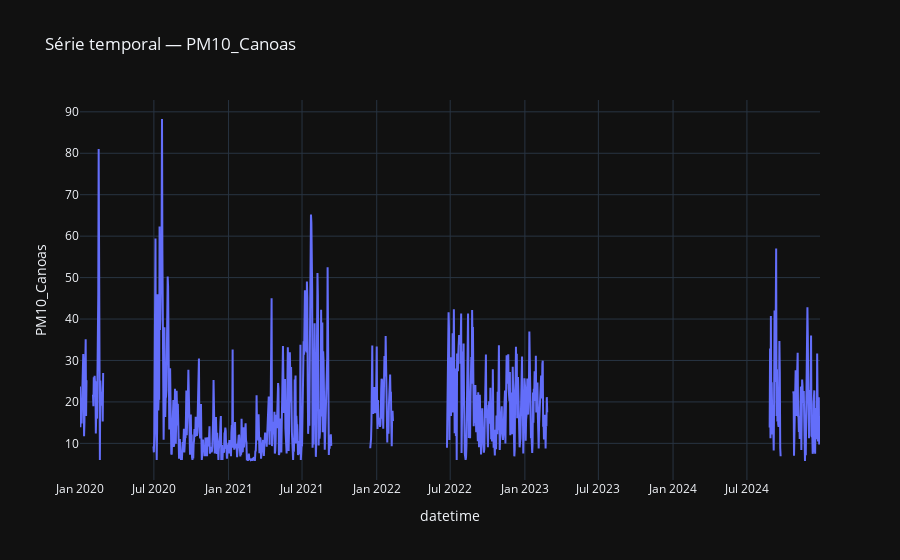
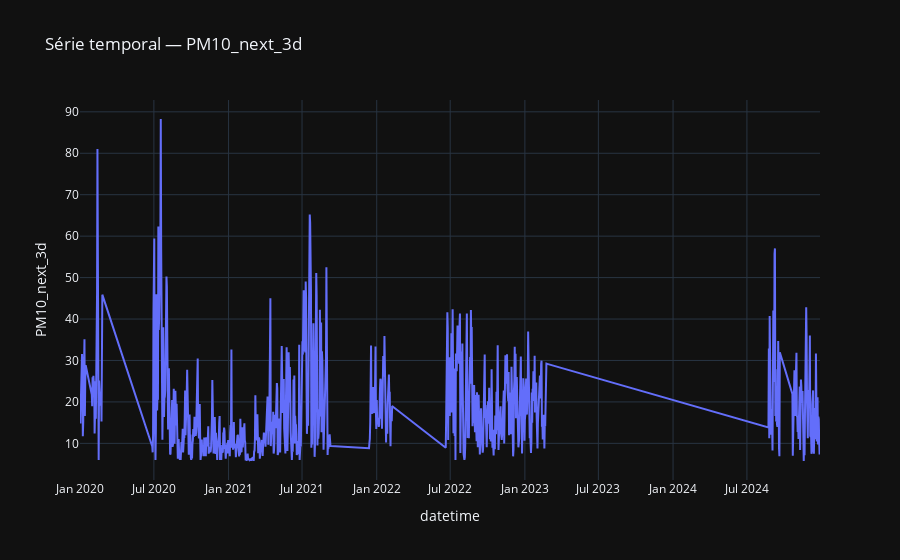

Here is the notebook cell these charts were saved with, in order:
### Markdown cell above
## 3. Séries Temporais
Série de PM10 em Canoas e de targets futuros (quando disponíveis). Também salvamos as versões interativas, quando possível.

### Code cell
if 'PM10_Canoas' in df.columns:
    ax = df['PM10_Canoas'].plot(alpha=0.8, linewidth=1)
    df['PM10_Canoas'].rolling(30, min_periods=1).mean().plot(ax=ax, linewidth=2)
    plt.title('Série temporal — PM10_Canoas (linha: média móvel 30d)')
    plt.ylabel('PM10 (µg/m³)')
    plt.grid(True, alpha=0.3)
    plt.tight_layout()
    safe_savefig('fe_serie_PM10_Canoas.png')
    plt.show()

    if PLOTLY_OK:
        fig = px.line(df.reset_index(), x='datetime', y='PM10_Canoas', title='Série temporal — PM10_Canoas')
        save_plotly(fig, 'fe_serie_PM10_Canoas_interativo.png')
        fig.show()

for tgt in ['PM10_next_day', 'PM10_next_3d']:
    if tgt in df.columns:
        ax = df[tgt].plot(alpha=0.85)
        plt.title(f'Série temporal — {tgt}')
        plt.ylabel('PM10 (µg/m³)')
        plt.grid(True, alpha=0.3)
        plt.tight_layout()
        safe_savefig(f'fe_serie_{tgt}.png')
        plt.show()
        if PLOTLY_OK:
            fig = px.line(df.reset_index(), x='datetime', y=tgt, title=f'Série temporal — {tgt}')
            save_plotly(fig, f'fe_serie_{tgt}_interativo.png')
            fig.show()

### Figure 1 — Plotly figure (JSON) as saved in the notebook; plotly's stock layout.template omitted (floating-point values rounded to 4 significant figures; data arrays with more than 128 entries replaced by an {"elided": "..."} marker saying what was removed)
{"data": [{"hovertemplate": "datetime=%{x}<br>PM10_Canoas=%{y}<extra></extra>", "legendgroup": "", "line": {"color": "#636efa", "dash": "solid"}, "marker": {"symbol": "circle"}, "mode": "lines", "name": "", "orientation": "v", "showlegend": false, "x": {"elided": "899 str values"}, "xaxis": "x", "y": {"elided": "899 float values"}, "yaxis": "y", "type": "scatter"}], "layout": {"xaxis": {"anchor": "y", "domain": [0.0, 1.0], "title": {"text": "datetime"}}, "yaxis": {"anchor": "x", "domain": [0.0, 1.0], "title": {"text": "PM10_Canoas"}}, "legend": {"tracegroupgap": 0}, "title": {"text": "Série temporal — PM10_Canoas"}}}

### Figure 2 — Plotly figure (JSON) as saved in the notebook; plotly's stock layout.template omitted (floating-point values rounded to 4 significant figures; data arrays with more than 128 entries replaced by an {"elided": "..."} marker saying what was removed)
{"data": [{"hovertemplate": "datetime=%{x}<br>PM10_next_3d=%{y}<extra></extra>", "legendgroup": "", "line": {"color": "#636efa", "dash": "solid"}, "marker": {"symbol": "circle"}, "mode": "lines", "name": "", "orientation": "v", "showlegend": false, "x": {"elided": "899 str values"}, "xaxis": "x", "y": {"elided": "899 float values"}, "yaxis": "y", "type": "scatter"}], "layout": {"xaxis": {"anchor": "y", "domain": [0.0, 1.0], "title": {"text": "datetime"}}, "yaxis": {"anchor": "x", "domain": [0.0, 1.0], "title": {"text": "PM10_next_3d"}}, "legend": {"tracegroupgap": 0}, "title": {"text": "Série temporal — PM10_next_3d"}}}
